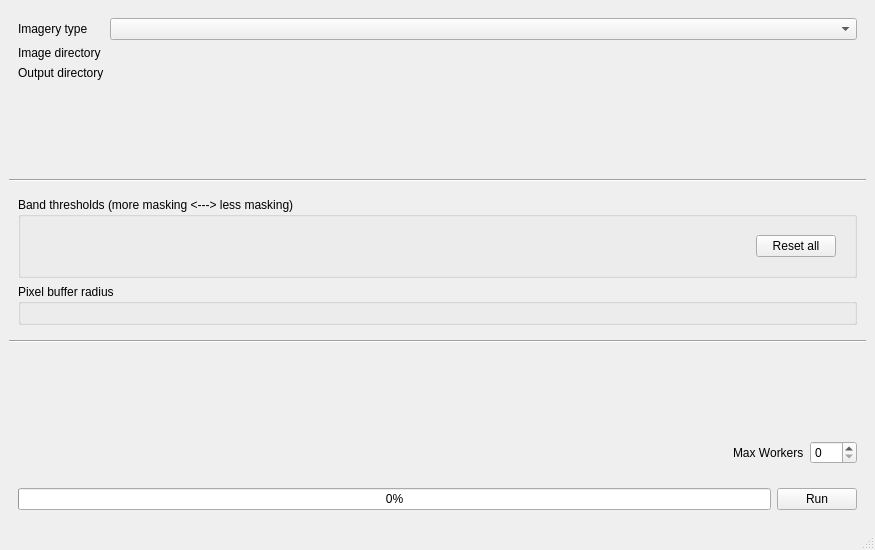
<?xml version="1.0" encoding="UTF-8"?>
<ui version="4.0">
 <class>MainWindow</class>
 <widget class="QMainWindow" name="MainWindow">
  <property name="geometry">
   <rect>
    <x>0</x>
    <y>0</y>
    <width>875</width>
    <height>550</height>
   </rect>
  </property>
  <property name="windowTitle">
   <string>GlintMaskGenerator</string>
  </property>
  <widget class="QWidget" name="centralwidget">
   <layout class="QVBoxLayout" name="verticalLayout_4">
    <item>
     <widget class="QFrame" name="frame_13">
      <layout class="QGridLayout" name="gridLayout">
       <item row="1" column="1">
        <widget class="QComboBox" name="sensor_combo">
         <property name="sizePolicy">
          <sizepolicy hsizetype="MinimumExpanding" vsizetype="Fixed">
           <horstretch>0</horstretch>
           <verstretch>0</verstretch>
          </sizepolicy>
         </property>
        </widget>
       </item>
       <item row="2" column="0">
        <widget class="QLabel" name="label_3">
         <property name="sizePolicy">
          <sizepolicy hsizetype="Minimum" vsizetype="Preferred">
           <horstretch>0</horstretch>
           <verstretch>0</verstretch>
          </sizepolicy>
         </property>
         <property name="text">
          <string>Image directory</string>
         </property>
        </widget>
       </item>
       <item row="3" column="1">
        <widget class="DirectoryPath" name="mask_dir_w" native="true">
         <property name="sizePolicy">
          <sizepolicy hsizetype="MinimumExpanding" vsizetype="Preferred">
           <horstretch>0</horstretch>
           <verstretch>0</verstretch>
          </sizepolicy>
         </property>
        </widget>
       </item>
       <item row="1" column="0">
        <widget class="QLabel" name="label_2">
         <property name="sizePolicy">
          <sizepolicy hsizetype="Minimum" vsizetype="Preferred">
           <horstretch>0</horstretch>
           <verstretch>0</verstretch>
          </sizepolicy>
         </property>
         <property name="text">
          <string>Imagery type</string>
         </property>
        </widget>
       </item>
       <item row="2" column="1">
        <widget class="DirectoryPath" name="img_dir_w" native="true">
         <property name="sizePolicy">
          <sizepolicy hsizetype="MinimumExpanding" vsizetype="Preferred">
           <horstretch>0</horstretch>
           <verstretch>0</verstretch>
          </sizepolicy>
         </property>
        </widget>
       </item>
       <item row="3" column="0">
        <widget class="QLabel" name="label_4">
         <property name="sizePolicy">
          <sizepolicy hsizetype="Minimum" vsizetype="Preferred">
           <horstretch>0</horstretch>
           <verstretch>0</verstretch>
          </sizepolicy>
         </property>
         <property name="text">
          <string>Output directory</string>
         </property>
        </widget>
       </item>
      </layout>
     </widget>
    </item>
    <item>
     <spacer name="verticalSpacer">
      <property name="orientation">
       <enum>Qt::Vertical</enum>
      </property>
      <property name="sizeHint" stdset="0">
       <size>
        <width>20</width>
        <height>40</height>
       </size>
      </property>
     </spacer>
    </item>
    <item>
     <widget class="Line" name="line">
      <property name="orientation">
       <enum>Qt::Horizontal</enum>
      </property>
     </widget>
    </item>
    <item>
     <widget class="QStackedWidget" name="parameters_stack">
      <property name="enabled">
       <bool>true</bool>
      </property>
      <property name="layoutDirection">
       <enum>Qt::LeftToRight</enum>
      </property>
      <property name="currentIndex">
       <number>0</number>
      </property>
      <widget class="QWidget" name="threshold_params_widget">
       <layout class="QVBoxLayout" name="verticalLayout_5">
        <item>
         <widget class="QGroupBox" name="box_band_threshes">
          <property name="title">
           <string>Band thresholds (more masking &lt;---&gt; less masking)</string>
          </property>
          <layout class="QGridLayout" name="gridLayout_2">
           <item row="0" column="2">
            <widget class="QWidget" name="widget_4" native="true">
             <layout class="QHBoxLayout" name="horizontalLayout_5">
              <item>
               <spacer name="horizontalSpacer_2">
                <property name="orientation">
                 <enum>Qt::Horizontal</enum>
                </property>
                <property name="sizeHint" stdset="0">
                 <size>
                  <width>40</width>
                  <height>20</height>
                 </size>
                </property>
               </spacer>
              </item>
              <item>
               <widget class="QPushButton" name="reset_thresholds_btn">
                <property name="text">
                 <string>Reset all</string>
                </property>
               </widget>
              </item>
             </layout>
            </widget>
           </item>
          </layout>
         </widget>
        </item>
        <item>
         <widget class="QGroupBox" name="groupBox_12">
          <property name="title">
           <string>Pixel buffer radius</string>
          </property>
          <layout class="QHBoxLayout" name="horizontalLayout_19">
           <item>
            <widget class="BufferCtrl" name="pixel_buffer_w" native="true"/>
           </item>
          </layout>
         </widget>
        </item>
       </layout>
      </widget>
      <widget class="QWidget" name="ratio_params_widget">
       <layout class="QVBoxLayout" name="verticalLayout_2">
        <item>
         <widget class="QGroupBox" name="groupBox">
          <property name="title">
           <string>GroupBox</string>
          </property>
         </widget>
        </item>
        <item>
         <widget class="QGroupBox" name="groupBox_2">
          <property name="title">
           <string>GroupBox</string>
          </property>
         </widget>
        </item>
       </layout>
      </widget>
     </widget>
    </item>
    <item>
     <widget class="Line" name="line_2">
      <property name="orientation">
       <enum>Qt::Horizontal</enum>
      </property>
     </widget>
    </item>
    <item>
     <spacer name="verticalSpacer_2">
      <property name="orientation">
       <enum>Qt::Vertical</enum>
      </property>
      <property name="sizeHint" stdset="0">
       <size>
        <width>20</width>
        <height>76</height>
       </size>
      </property>
     </spacer>
    </item>
    <item>
     <widget class="QWidget" name="widget_3" native="true">
      <layout class="QHBoxLayout" name="horizontalLayout_3">
       <item>
        <spacer name="horizontalSpacer">
         <property name="orientation">
          <enum>Qt::Horizontal</enum>
         </property>
         <property name="sizeHint" stdset="0">
          <size>
           <width>805</width>
           <height>20</height>
          </size>
         </property>
        </spacer>
       </item>
       <item>
        <widget class="QLabel" name="label_6">
         <property name="text">
          <string>Max Workers</string>
         </property>
         <property name="buddy">
          <cstring>max_workers_spinbox</cstring>
         </property>
        </widget>
       </item>
       <item>
        <widget class="QSpinBox" name="max_workers_spinbox">
         <property name="minimum">
          <number>0</number>
         </property>
         <property name="maximum">
          <number>100</number>
         </property>
         <property name="singleStep">
          <number>1</number>
         </property>
        </widget>
       </item>
      </layout>
     </widget>
    </item>
    <item>
     <widget class="QWidget" name="widget_14" native="true">
      <layout class="QHBoxLayout" name="horizontalLayout_10">
       <item>
        <widget class="QProgressBar" name="progress_bar">
         <property name="maximum">
          <number>100</number>
         </property>
         <property name="value">
          <number>0</number>
         </property>
        </widget>
       </item>
       <item>
        <widget class="QPushButton" name="run_btn">
         <property name="text">
          <string>Run</string>
         </property>
        </widget>
       </item>
      </layout>
     </widget>
    </item>
   </layout>
  </widget>
  <widget class="QStatusBar" name="statusbar"/>
 </widget>
 <customwidgets>
  <customwidget>
   <class>ThresholdCtrl</class>
   <extends>QWidget</extends>
   <header>gui/widgets/threshold_ctrl.h</header>
   <container>1</container>
  </customwidget>
  <customwidget>
   <class>DirectoryPath</class>
   <extends>QWidget</extends>
   <header>gui/widgets/directory_path.h</header>
   <container>1</container>
  </customwidget>
  <customwidget>
   <class>BufferCtrl</class>
   <extends>QWidget</extends>
   <header>gui/widgets/buffer_ctrl.h</header>
   <container>1</container>
  </customwidget>
 </customwidgets>
 <tabstops>
  <tabstop>run_btn</tabstop>
 </tabstops>
 <resources/>
 <connections/>
 <slots>
  <slot>img_dir_btn_clicked()</slot>
  <slot>mask_dir_btn_clicked()</slot>
  <slot>run_btn_clicked()</slot>
  <slot>preview_btn_clicked()</slot>
  <slot>update_method_params()</slot>
  <slot>reset_thresholds()</slot>
  <slot>enable_available_thresholds()</slot>
 </slots>
</ui>
